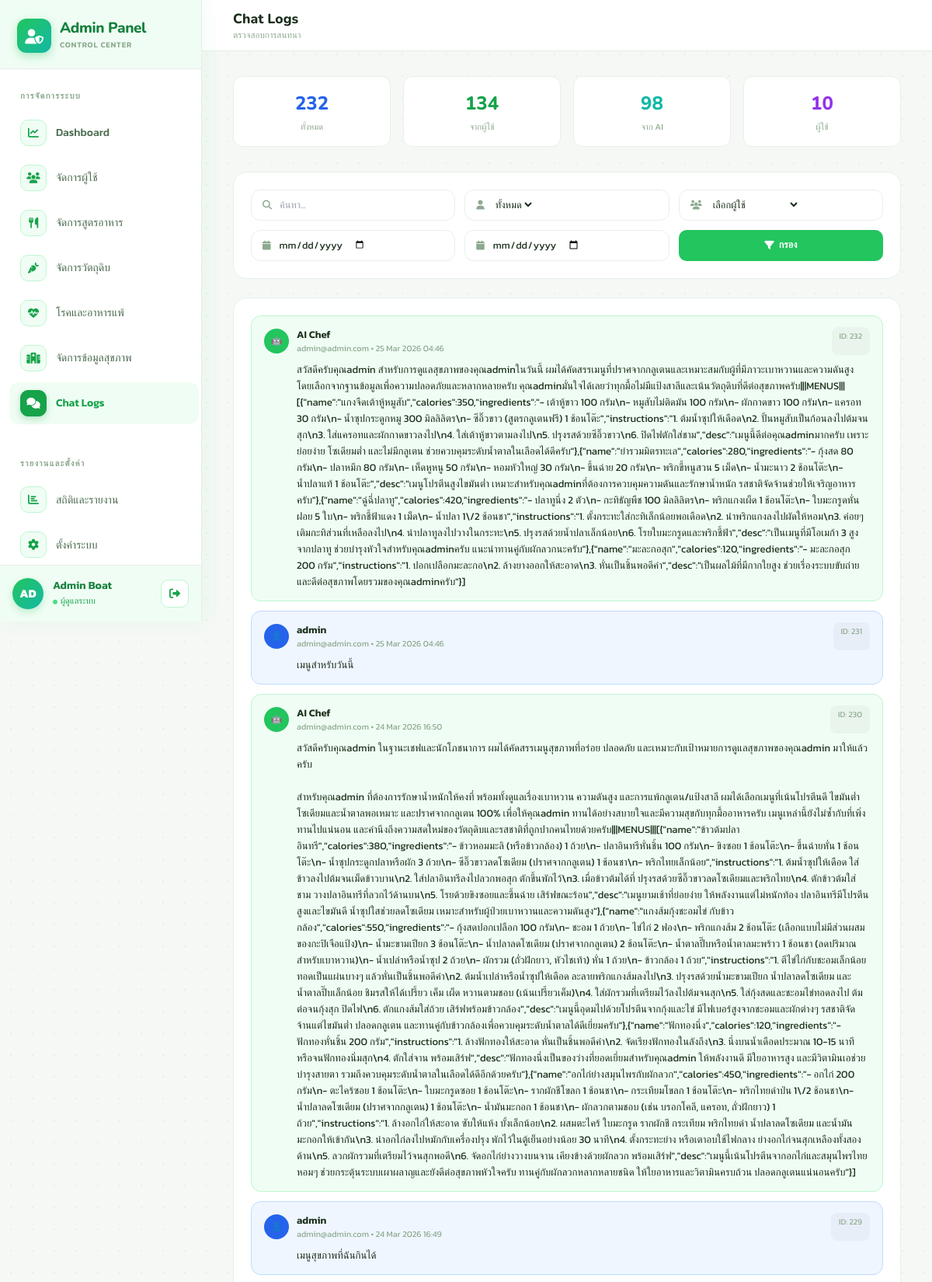
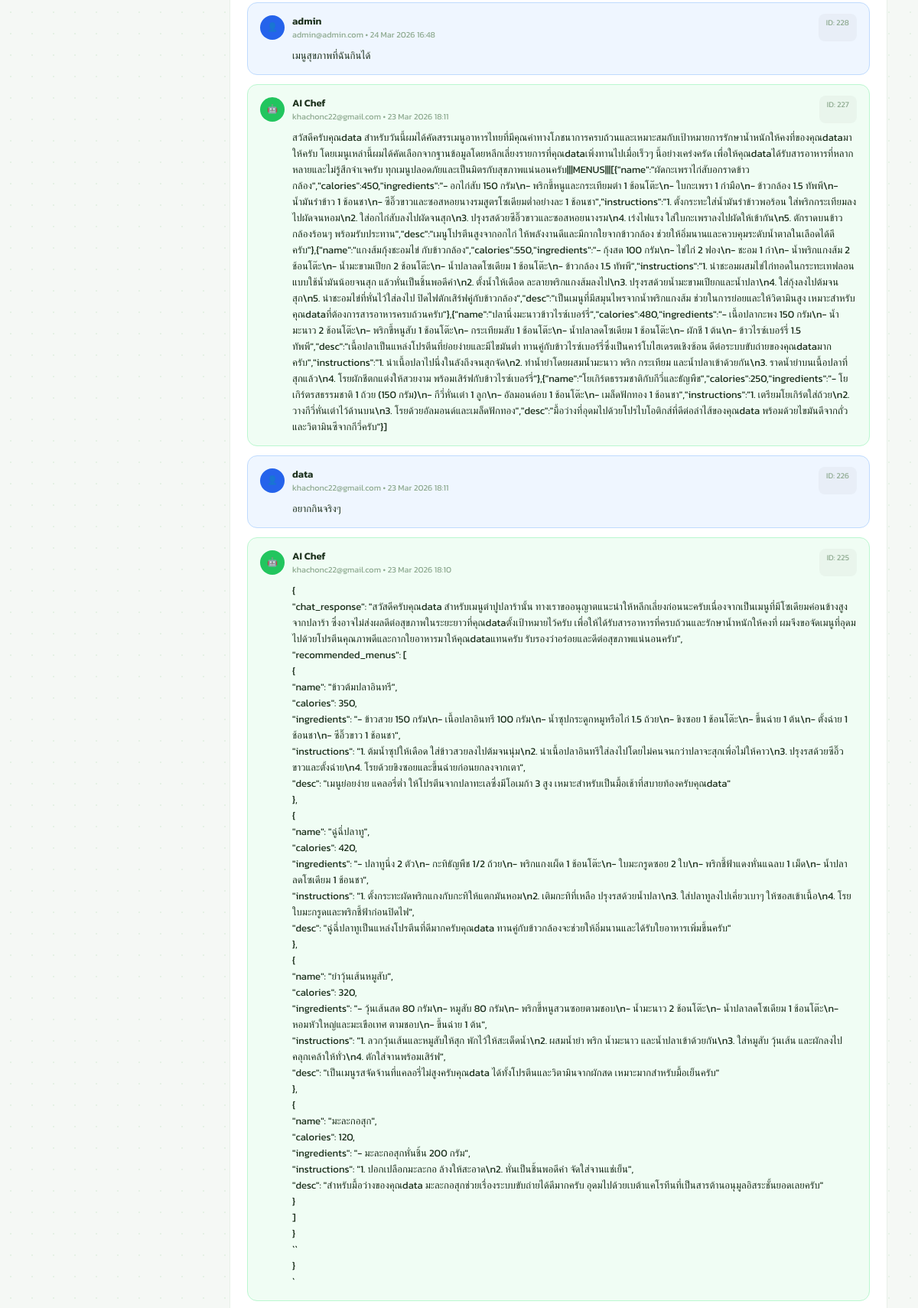
The page /admin/admin_chat_logs.php (signed in, upper part) on the database its author committed (2 pictures, top to bottom).
### tables this page shows
CREATE TABLE `users` (
  `id` int(11) NOT NULL,
  `username` varchar(50) NOT NULL,
  `email` varchar(100) NOT NULL,
  `password_hash` text NOT NULL,
  `otp_code` varchar(6) DEFAULT NULL,
  `otp_expires_at` datetime DEFAULT NULL,
  `created_at` timestamp NOT NULL DEFAULT current_timestamp(),
  `first_name` varchar(100) DEFAULT NULL,
  `last_name` varchar(100) DEFAULT NULL,
  `birth_date` date DEFAULT NULL,
  `profile_image` text DEFAULT NULL,
  `role` int(1) DEFAULT 0
);

CREATE TABLE `chat_logs` (
  `id` int(11) NOT NULL,
  `user_id` int(11) NOT NULL,
  `sender` enum('user','ai') NOT NULL,
  `message` text NOT NULL,
  `created_at` timestamp NOT NULL DEFAULT current_timestamp()
);

### admin/admin_chat_logs.php (the view, shortened to what this page needs)
<?php
include '../config/connect.php';
$search = $_GET['search'] ?? '';
$sender_filter = $_GET['sender'] ?? 'all';
$date_from = $_GET['date_from'] ?? '';
$date_to = $_GET['date_to'] ?? '';
$page = isset($_GET['page']) && is_numeric($_GET['page']) ? (int)$_GET['page'] : 1;
$per_page = 30;
$offset = ($page - 1) * $per_page;
$where = "WHERE 1=1";
$logs = $conn->query("
    SELECT cl.id, cl.user_id, cl.sender, cl.message, cl.created_at,
           u.username, u.email
    FROM chat_logs cl
    LEFT JOIN users u ON cl.user_id = u.id
    $where
    ORDER BY cl.created_at DESC
    LIMIT $per_page OFFSET $offset
")->fetch_all(MYSQLI_ASSOC);
$stats = [
    'total' => $conn->query("SELECT COUNT(*) as c FROM chat_logs")->fetch_assoc()['c'],
    'user' => $conn->query("SELECT COUNT(*) as c FROM chat_logs WHERE sender='user'")->fetch_assoc()['c'],
    'ai' => $conn->query("SELECT COUNT(*) as c FROM chat_logs WHERE sender='ai'")->fetch_assoc()['c'],
    'users' => $conn->query("SELECT COUNT(DISTINCT user_id) as c FROM chat_logs")->fetch_assoc()['c'],
];
?>
<!DOCTYPE html>
<html lang="th">
<head>
<script src="https://cdn.tailwindcss.com"></script>
<link rel="stylesheet" href="https://cdnjs.cloudflare.com/ajax/libs/font-awesome/6.4.0/css/all.min.css">
</head>
<body>
<?php include '../includes/sidebar_admin.php' ?>
<div class="page-wrap">
  <header class="topbar">
    <div style="flex:1;">
      <div style="font-family:'Nunito',sans-serif;font-size:1.1rem;font-weight:800;">Chat Logs</div>
      <div style="font-size:.72rem;color:var(--muted);">ตรวจสอบการสนทนา</div>
    </div>
  </header>
  <main style="padding:2rem 2.5rem;">
    <div style="display:grid;grid-template-columns:repeat(auto-fit,minmax(180px,1fr));gap:16px;margin-bottom:2rem;">
      <div class="stat-mini"><div class="stat-mini-val" style="color:#2563eb;"><?= number_format($stats['total']) ?></div><div style="font-size:.7rem;color:var(--muted);margin-top:4px;">ทั้งหมด</div></div>
      <div class="stat-mini"><div class="stat-mini-val" style="color:var(--g600);"><?= number_format($stats['user']) ?></div><div style="font-size:.7rem;color:var(--muted);margin-top:4px;">จากผู้ใช้</div></div>
      <div class="stat-mini"><div class="stat-mini-val" style="color:#14b8a6;"><?= number_format($stats['ai']) ?></div><div style="font-size:.7rem;color:var(--muted);margin-top:4px;">จาก AI</div></div>
      <div class="stat-mini"><div class="stat-mini-val" style="color:#9333ea;"><?= number_format($stats['users']) ?></div><div style="font-size:.7rem;color:var(--muted);margin-top:4px;">ผู้ใช้</div></div>
    </div>
    <div class="card" style="margin-bottom:1.5rem;">
      <form method="GET" style="display:grid;grid-template-columns:repeat(auto-fit,minmax(200px,1fr));gap:12px;">
        <div class="filter-box"><i class="fas fa-search" style="color:var(--muted);font-size:.75rem;"></i><input type="text" name="search" value="<?= htmlspecialchars($search) ?>" placeholder="ค้นหา..."></div>
        <div class="filter-box"><i class="fas fa-user" style="color:var(--muted);font-size:.75rem;"></i><select name="sender" onchange="this.form.submit()"><option value="all" <?= $sender_filter==='all'?'selected':'' ?>>ทั้งหมด</option></select></div>
        <div class="filter-box"><i class="fas fa-users" style="color:var(--muted);font-size:.75rem;"></i><select name="user_id" onchange="this.form.submit()"><option value="">เลือกผู้ใช้</option></select></div>
        <div class="filter-box"><i class="fas fa-calendar" style="color:var(--muted);font-size:.75rem;"></i><input type="date" name="date_from" value="<?= $date_from ?>" onchange="this.form.submit()"></div>
        <div class="filter-box"><i class="fas fa-calendar" style="color:var(--muted);font-size:.75rem;"></i><input type="date" name="date_to" value="<?= $date_to ?>" onchange="this.form.submit()"></div>
        <button type="submit" class="btn" style="background:var(--g500);color:#fff;justify-content:center;"><i class="fas fa-filter"></i> กรอง</button>
      </form>
    </div>
    <div class="card">
      <?php if (empty($logs)): ?>
      <div style="text-align:center;padding:3rem;"><div style="font-size:3rem;opacity:.2;">💬</div><p style="font-size:.9rem;color:var(--muted);">ไม่พบข้อมูล</p></div>
      <?php else: ?>
      <?php foreach ($logs as $log): ?>
      <div class="chat-msg <?= $log['sender'] ?>">
        <div style="display:flex;justify-content:space-between;margin-bottom:8px;">
          <div style="display:flex;align-items:center;gap:10px;">
            <div style="width:32px;height:32px;border-radius:50%;background:<?= $log['sender']==='user'?'#2563eb':'var(--g500)' ?>;display:flex;align-items:center;justify-content:center;color:#fff;font-size:.7rem;"><?= $log['sender']==='user'?'👤':'🤖' ?></div>
            <div><div style="font-size:.82rem;font-weight:600;"><?= $log['sender']==='user' ? htmlspecialchars($log['username'] ?? 'Unknown') : 'AI Chef' ?></div><div style="font-size:.68rem;color:var(--muted);"><?= htmlspecialchars($log['email'] ?? '-') ?> • <?= date('j M Y H:i', strtotime($log['created_at'])) ?></div></div>
          </div>
          <div style="font-size:.65rem;color:var(--muted);background:rgba(0,0,0,.03);padding:4px 10px;border-radius:8px;">ID: <?= $log['id'] ?></div>
        </div>
        <div style="font-size:.82rem;line-height:1.6;padding-left:42px;"><?= nl2br(htmlspecialchars($log['message'])) ?></div>
      </div>
      <?php endforeach; ?>
      <?php endif; ?>
    </div>
  </main>
</div>
</body>
</html>

### includes/sidebar_admin.php (shortened to what this page needs)
<?php
$current_page = basename($_SERVER['PHP_SELF']);
$sb_admin_username = "Admin";
$sb_admin_profile_image = "";
if (isset($_SESSION['user_id']) && isset($conn)) {
    $sb_adm_sql = "SELECT username, profile_image FROM users WHERE id = ?";
    $sb_adm_stmt = $conn->prepare($sb_adm_sql);
    $sb_adm_stmt->bind_param("i", $_SESSION['user_id']);
    $sb_adm_stmt->execute();
    $sb_adm_res = $sb_adm_stmt->get_result()->fetch_assoc();
    if ($sb_adm_res) {
        $sb_admin_username = !empty($sb_adm_res['username']) ? $sb_adm_res['username'] : 'Admin';
        $sb_admin_profile_image = $sb_adm_res['profile_image'] ?? '';
    }
}
$sb_admin_initials = mb_strtoupper(mb_substr($sb_admin_username, 0, 2));
?>
<aside class="sidebar" id="adminSidebar">
  <a href="admin_dashboard.php" class="sb-logo">
    <div class="sb-logo-icon"><i class="fas fa-user-shield" style="color: #ffffff;"></i></div>
    <div>
      <div class="sb-logo-text">Admin Panel</div>
      <div class="sb-logo-sub">Control Center</div>
    </div>
  </a>
  <nav class="sb-nav scroll-box">
    <div class="sb-label">การจัดการระบบ</div>
    <a href="admin_dashboard.php" class="nav-item <?php echo ($current_page === 'admin_dashboard.php') ? 'active' : ''; ?>">
      <span class="ni"><i class="fas fa-chart-line"></i></span>
      <span>Dashboard</span>
    </a>
    <a href="admin_users.php" class="nav-item <?php echo ($current_page === 'admin_users.php') ? 'active' : ''; ?>">
      <span class="ni"><i class="fas fa-users"></i></span>
      <span>จัดการผู้ใช้</span>
    </a>
    <a href="admin_recipes.php" class="nav-item <?php echo ($current_page === 'admin_recipes.php') ? 'active' : ''; ?>">
      <span class="ni"><i class="fas fa-utensils"></i></span>
      <span>จัดการสูตรอาหาร</span>
    </a>
    <a href="admin_ingredients.php" class="nav-item <?php echo ($current_page === 'admin_ingredients.php') ? 'active' : ''; ?>">
      <span class="ni"><i class="fas fa-carrot"></i></span>
      <span>จัดการวัตถุดิบ</span>
    </a>
    <a href="admin_health_data.php" class="nav-item <?php echo ($current_page === 'admin_health_data.php') ? 'active' : ''; ?>">
      <span class="ni"><i class="fas fa-heartbeat"></i></span>
      <span>โรคและอาหารแพ้</span>
    </a>
    <a href="admin_goals.php" class="nav-item <?php echo ($current_page === 'admin_goals.php') ? 'active' : ''; ?>">
      <span class="ni"><i class="fa-solid fa-hospital"></i></span>
      <span>จัดการข้อมูลสุขภาพ</span>
    </a>
    <a href="admin_chat_logs.php" class="nav-item <?php echo ($current_page === 'admin_chat_logs.php') ? 'active' : ''; ?>">
      <span class="ni"><i class="fas fa-comments"></i></span>
      <span>Chat Logs</span>
    </a>
    <div class="sb-label">รายงานและตั้งค่า</div>
    <a href="admin_analytics.php" class="nav-item <?php echo ($current_page === 'admin_analytics.php') ? 'active' : ''; ?>">
      <span class="ni"><i class="fas fa-chart-bar"></i></span>
      <span>สถิติและรายงาน</span>
    </a>
    <a href="admin_settings.php" class="nav-item <?php echo ($current_page === 'admin_settings.php') ? 'active' : ''; ?>">
      <span class="ni"><i class="fas fa-cog"></i></span>
      <span>ตั้งค่าระบบ</span>
    </a>
  </nav>
  <div class="sb-user">
    <div class="sb-av">
      <?php if ($sb_admin_profile_image && file_exists("../public/uploads/avatars/" . $sb_admin_profile_image)): ?>
        <img src="../public/uploads/avatars/<?= htmlspecialchars($sb_admin_profile_image) ?>?t=<?= time() ?>" alt="<?= htmlspecialchars($sb_admin_username) ?>">
      <?php else: ?>
        <?= htmlspecialchars($sb_admin_initials ?: 'A') ?>
      <?php endif; ?>
    </div>
    <div style="min-width:0; flex:1;">
      <div class="sb-un" title="<?= htmlspecialchars($sb_admin_username) ?>">
        <?= htmlspecialchars($sb_admin_username) ?>
      </div>
      <div class="sb-user-role">
        <i class="fas fa-circle" style="font-size:6px !important;color:#4ade80;vertical-align:middle;margin-right:4px;"></i>ผู้ดูแลระบบ
      </div>
    </div>
    <a href="../pages/logout.php" class="logout-btn" title="ออกจากระบบ" onclick="confirmLogout(event, this.href)">
      <i class="fas fa-sign-out-alt"></i>
    </a>
  </div>
</aside>

### admin/admin_chat_logs.php (style rules this page uses)
:root { --g50:#f0fdf4;--g200:#bbf7d0;--g300:#86efac;--g500:#22c55e;--g600:#16a34a;--g700:#15803d;--bg:#f5f8f5;--bdr:#e8f0e9;--txt:#1a2e1a;--sub:#4b6b4e;--muted:#8da98f;--sb-w:260px; }
* { box-sizing:border-box;margin:0;padding:0; }
body { font-family:'Kanit',sans-serif;background:var(--bg);color:var(--txt);min-height:100vh;display:flex; }
body::before { content:'';position:fixed;inset:0;pointer-events:none;z-index:0;background-image:radial-gradient(circle,#c8e6c9 1px,transparent 1px);background-size:28px 28px;opacity:.35; }
.sidebar { width:var(--sb-w);min-height:100vh;background:#fff;border-right:1px solid #e5ede6;display:flex;flex-direction:column;position:fixed;left:0;top:0;bottom:0;z-index:100; }
.sb-logo { padding:24px 22px 20px;border-bottom:1px solid #e5ede6;display:flex;align-items:center;gap:11px; }
.sb-logo-icon { width:44px;height:44px;border-radius:12px;background:linear-gradient(135deg,#ef4444,#dc2626);display:flex;align-items:center;justify-content:center;font-size:1.2rem; }
.sb-logo-text { font-family:'Nunito',sans-serif;font-size:1.18rem;font-weight:800;color:#dc2626; }
.sb-nav { padding:6px 12px;display:flex;flex-direction:column;gap:2px;flex:1; }
.nav-item { display:flex;align-items:center;gap:11px;padding:11px 14px;border-radius:12px;text-decoration:none;color:var(--sub);font-size:.82rem;font-weight:500; }
.nav-item.active { background:#fef2f2;color:#dc2626;font-weight:600; }
.nav-item.active .ni { background:#dc2626;color:#fff; }
.ni { width:34px;height:34px;border-radius:10px;background:#fef2f2;border:1px solid #fecaca;display:flex;align-items:center;justify-content:center;font-size:.8rem;color:#dc2626; }
.page-wrap { margin-left:var(--sb-w);flex:1;position:relative;z-index:1;min-width:0; }
.topbar { height:66px;background:rgba(255,255,255,.95);backdrop-filter:blur(12px);border-bottom:1px solid #e5ede6;display:flex;align-items:center;padding:0 2.5rem;gap:14px;position:sticky;top:0;z-index:50; }
.card { background:#fff;border:1px solid var(--bdr);border-radius:18px;padding:22px; }
.chat-msg { padding:14px 16px;border:1.5px solid var(--bdr);border-radius:13px;margin-bottom:12px; }
.chat-msg.user { background:#eff6ff;border-color:#bfdbfe; }
.chat-msg.ai { background:#f0fdf4;border-color:var(--g200); }
.stat-mini { background:#fff;border:1px solid var(--bdr);border-radius:12px;padding:16px;text-align:center; }
.stat-mini-val { font-family:'Nunito',sans-serif;font-size:1.5rem;font-weight:800; }
.filter-box { background:#fff;border:1.5px solid var(--bdr);border-radius:12px;padding:0 14px;height:40px;display:flex;align-items:center;gap:10px; }
.filter-box select,.filter-box input { border:none;outline:none;background:transparent;font-family:'Kanit',sans-serif;font-size:.8rem; }
.btn { padding:8px 16px;border-radius:10px;font-size:.78rem;font-weight:600;cursor:pointer;display:inline-flex;align-items:center;gap:6px;border:none; }

### rows shown on the page
users: username "AD", username "Admin Boat"
chat_logs: sender "AI Chef", user.email "admin@admin.com", created_at "25 Mar 2026 04:46", id "232", message "สวัสดีครับคุณadmin สำหรับการดูแลสุขภาพของคุณadminในวันนี้ ผมได้คัดสรรเมนูที่ปราศจากกลูเตนและเหมาะสมกับผู้ที่มีภาวะเบาหวานและความดันสูง โดยเลือกจากฐานข้อมูลเพื่อความปลอดภัยและหลากหลายครับ คุณadminมั่นใจได้เลยว่าทุกมื้อไม่มีแป้งสาลีและเน้นวัตถุดิบที่ดีต่อสุขภาพครับ|||MENUS|||[{\"name\":\"แกงจืดเต้าหู้หมูสับ\",\"calories\":350,\"ingredients\":\"- เต้าหู้ขาว 100 กรัม\\n- หมูสับไม่ติดมัน 100 กรัม\\n- ผักกาดขาว 100 กรัม\\n- แครอท 30 กรัม\\n- น้ำซุปกระดูกหมู 300 มิลลิลิตร\\n- ซีอิ๊วขาว (สูตรกลูเตนฟรี) 1 ช้อนโต๊ะ\",\"instructions\":\"1. ต้มน้ำซุปให้เดือด\\n2. ปั้นหมูสับเป็นก้อนลงไปต้มจนสุก\\n3. ใส่แครอทและผักกาดขาวลงไป\\n4. ใส่เต้าหู้ขาวตามลงไป\\n5. ปรุงรสด้วยซีอิ๊วขาว\\n6.…"
chat_logs: user.username "admin", user.email "admin@admin.com", created_at "25 Mar 2026 04:46", id "231", message "เมนูสำหรับวันนี้"
chat_logs: sender "AI Chef", user.email "admin@admin.com", created_at "24 Mar 2026 16:50", id "230", message "สวัสดีครับคุณadmin ในฐานะเชฟและนักโภชนาการ ผมได้คัดสรรเมนูสุขภาพที่อร่อย ปลอดภัย และเหมาะกับเป้าหมายการดูแลสุขภาพของคุณadmin มาให้แล้วครับ สำหรับคุณadmin ที่ต้องการรักษาน้ำหนักให้คงที่ พร้อมทั้งดูแลเรื่องเบาหวาน ความดันสูง และการแพ้กลูเตน/แป้งสาลี ผมได้เลือกเมนูที่เน้นโปรตีนดี ไขมันต่ำ โซเดียมและน้ำตาลพอเหมาะ และปราศจากกลูเตน 100% เพื่อให้คุณadmin ทานได้อย่างสบายใจและมีความสุขกับทุกมื้ออาหารครับ เมนูเหล่านี้ยังไม่ซ้ำกับที่เพิ่งทานไปแน่นอน และคำนึงถึงความสดใหม่ของวัตถุดิบและรสชาติที่ถูกปากคนไทยด้วยครับ|||MENUS|||[{\"name\":\"ข้าวต้มปลาอินทรี\",\"calories\":380,\"ingredients\":\"- ข้าวหอมมะลิ (หรือข้าวกล้อง) 1 ถ้วย\\n- ปลาอินทรีหั่นชิ้น 100 กรัม\\n- ขิงซอย 1 ช้อนโต๊ะ\\n- ขึ้นฉ่ายหั่น 1 ช้อนโต๊ะ\\n-…"
chat_logs: user.username "admin", user.email "admin@admin.com", created_at "24 Mar 2026 16:49", id "229", message "เมนูสุขภาพที่ฉันกินได้"
chat_logs: user.username "admin", user.email "admin@admin.com", created_at "24 Mar 2026 16:48", id "228", message "เมนูสุขภาพที่ฉันกินได้"
chat_logs: sender "AI Chef", user.email "khachonc22@gmail.com", created_at "23 Mar 2026 18:11", id "227", message "สวัสดีครับคุณdata สำหรับวันนี้ผมได้คัดสรรเมนูอาหารไทยที่มีคุณค่าทางโภชนาการครบถ้วนและเหมาะสมกับเป้าหมายการรักษาน้ำหนักให้คงที่ของคุณdataมาให้ครับ โดยเมนูเหล่านี้ผมได้คัดเลือกจากฐานข้อมูลโดยหลีกเลี่ยงรายการที่คุณdataเพิ่งทานไปเมื่อเร็วๆ นี้อย่างเคร่งครัด เพื่อให้คุณdataได้รับสารอาหารที่หลากหลายและไม่รู้สึกจำเจครับ ทุกเมนูปลอดภัยและเป็นมิตรกับสุขภาพแน่นอนครับ|||MENUS|||[{\"name\":\"ผัดกะเพราไก่สับอกราดข้าวกล้อง\",\"calories\":450,\"ingredients\":\"- อกไก่สับ 150 กรัม\\n- พริกขี้หนูและกระเทียมตำ 1 ช้อนโต๊ะ\\n- ใบกะเพรา 1 กำมือ\\n- ข้าวกล้อง 1.5 ทัพพี\\n- น้ำมันรำข้าว 1 ช้อนชา\\n- ซีอิ๊วขาวและซอสหอยนางรมสูตรโซเดียมต่ำอย่างละ 1 ช้อนชา\",\"instructions\":\"1. ตั้งกระทะใส่น้ำมันรำข้าวพอร้อน…"
chat_logs: user.username "data", user.email "khachonc22@gmail.com", created_at "23 Mar 2026 18:11", id "226", message "อยากกินจริงๆ"
chat_logs: sender "AI Chef", user.email "khachonc22@gmail.com", created_at "23 Mar 2026 18:10", id "225", message "{ \"chat_response\": \"สวัสดีครับคุณdata สำหรับเมนูตำปูปลาร้านั้น ทางเราขออนุญาตแนะนำให้หลีกเลี่ยงก่อนนะครับเนื่องจากเป็นเมนูที่มีโซเดียมค่อนข้างสูงจากปลาร้า ซึ่งอาจไม่ส่งผลดีต่อสุขภาพในระยะยาวที่คุณdataตั้งเป้าหมายไว้ครับ เพื่อให้ได้รับสารอาหารที่ครบถ้วนและรักษาน้ำหนักให้คงที่ ผมจึงขอจัดเมนูที่อุดมไปด้วยโปรตีนคุณภาพดีและกากใยอาหารมาให้คุณdataแทนครับ รับรองว่าอร่อยและดีต่อสุขภาพแน่นอนครับ\", \"recommended_menus\": [ { \"name\": \"ข้าวต้มปลาอินทรี\", \"calories\": 350, \"ingredients\": \"- ข้าวสวย 150 กรัม\\n- เนื้อปลาอินทรี 100 กรัม\\n- น้ำซุปกระดูกหมูหรือไก่ 1.5 ถ้วย\\n- ขิงซอย 1 ช้อนโต๊ะ\\n- ขึ้นฉ่าย 1 ต้น\\n- ตั้งฉ่าย 1 ช้อนชา\\n- ซีอิ๊วขาว 1 ช้อนชา\", \"instructions\": \"1. ต้มน้ำซุปให้เดือด…"

### other values the page prints
$stats['total'] "232"
$stats['user'] "134"
$stats['ai'] "98"
$stats['users'] "10"
